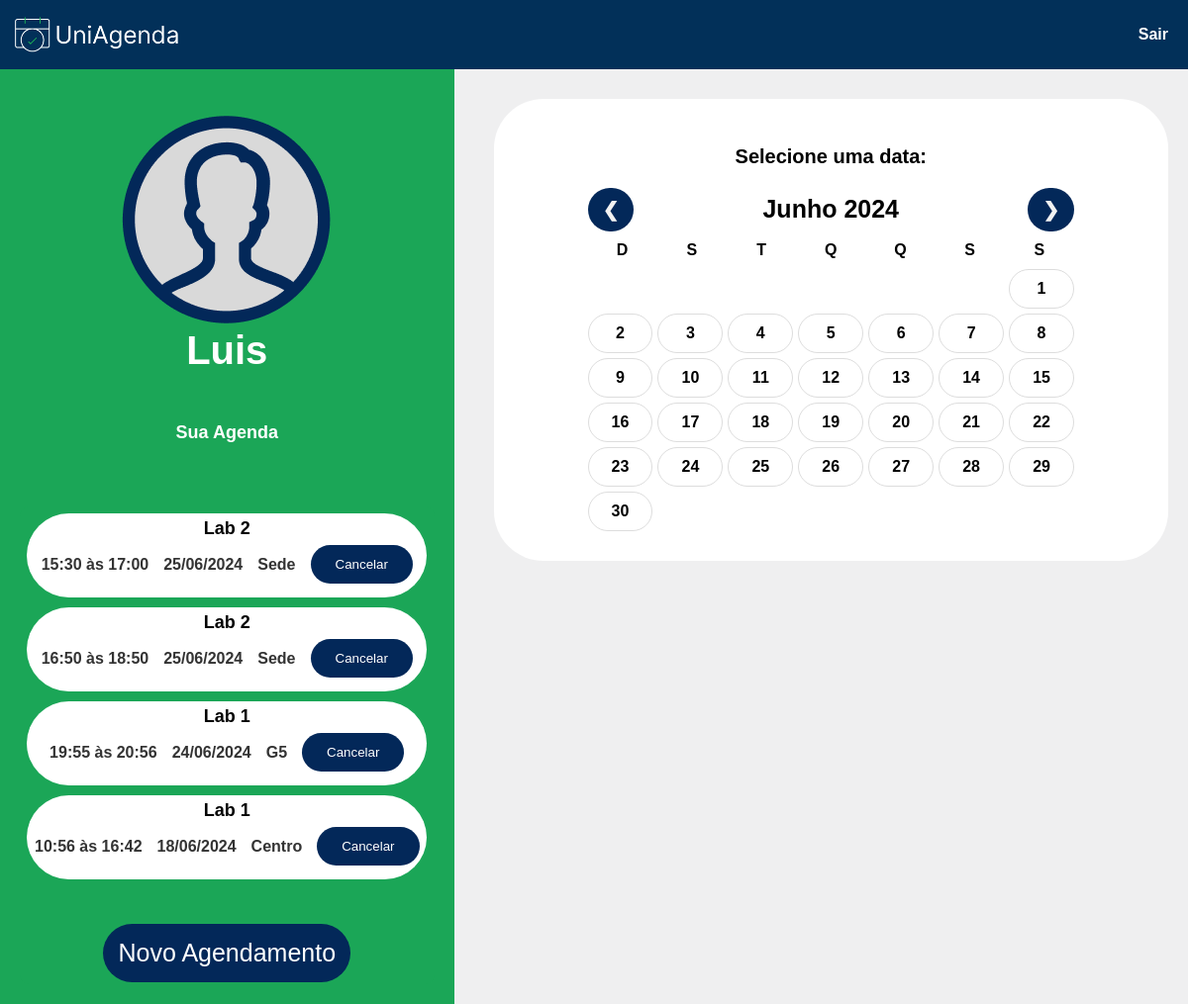
Page / (signed in) on the earlier database version.
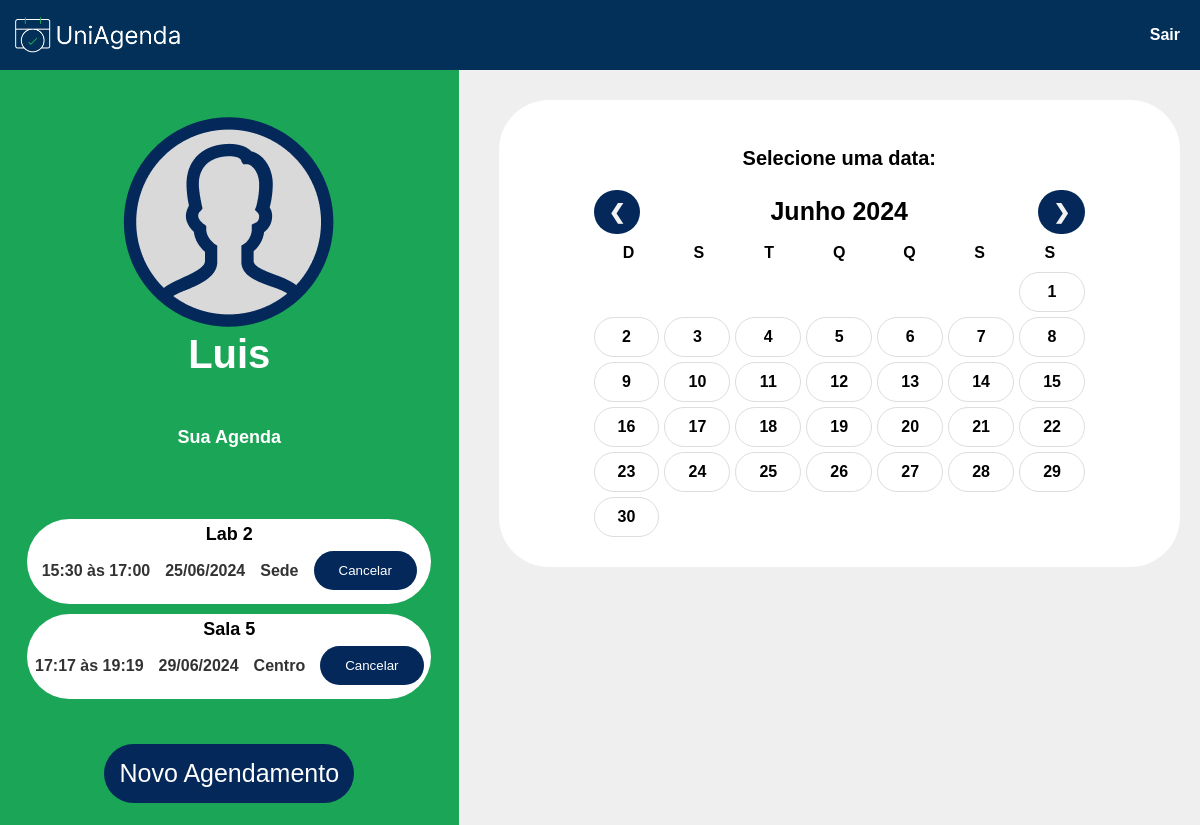
Same page on the later database version.
### UniAgendaPasta/models.py (models this page shows, shortened)
class User(db.Model):
    id = db.Column(db.Integer, primary_key=True)
    nome = db.Column(db.String(100), nullable=False)
    email = db.Column(db.String(100), nullable=False, unique=True)
    senha = db.Column(db.String(100), nullable=False)
    agendamentos = db.relationship('Agendamento', backref='autor', lazy=True)

class Agendamento(db.Model):
    id = db.Column(db.Integer, primary_key=True)
    data = db.Column(db.Date, nullable=False)
    hora_inicio = db.Column(db.DateTime, nullable=False)
    hora_fim = db.Column(db.DateTime, nullable=False)
    predio = db.Column(db.String(100), nullable=False)
    laboratorio = db.Column(db.String(100), nullable=False)
    id_usuario = db.Column(db.Integer, db.ForeignKey('user.id'), nullable=False)

### UniAgendaPasta/routes.py (the view)
@app.route('/')
def homePage():
    if 'email' in session:
        try:
            email_usuario = session['email']
            user = User.query.filter_by(email=email_usuario).first()
            if user:
                agendamentos = buscar_agendamentos_usuario(user.id)
            else:
                agendamentos = []
            return render_template('home2.html', session=user.nome, labs=labslista, predios=predioslista, agendamentos=agendamentos)
        except Exception as e:
            print(e)
            return render_template('home2.html', session=session['nome'], labs=labslista, predios=predioslista, agendamentos=[])
    else:
        return redirect('/login')

### UniAgendaPasta/routes.py (called while the page is built)
def buscar_agendamentos_usuario(usuario_id):
    try:
        agendamentos = Agendamento.query.filter_by(id_usuario=usuario_id).all()
        return agendamentos
    except Exception as e:
        print(e)
        return []

### UniAgendaPasta/templates/home2.html (shortened to what this page needs)
<!DOCTYPE html>
<html lang="pt-BR">
<head>
  <link rel="stylesheet" href="/static/css/home2.css">
</head>
<body>
  <header>
    <img style="height: 50px; padding-left: 10px;" src="/static/Group1.png" alt="logo">
    <a class="logout-btn" style="text-decoration: none;" href="/logout">Sair</a>
  </header>
  <main class="main-content" style="display: flex; justify-content: flex-start;">
    <section class="user-info">
      <div class="user-box">
        <img class="imageuser" src="/static/userfotopadrao.png" alt="fotousuario">
        <h2 class="username">{{ session.capitalize() }}</h2>
        <h4 class="agenda">Sua Agenda</h4>
      </div>
      <div class="container1">
        {% if agendamentos %}
          <div class="agendamentos">
            {% for agendamento in agendamentos %}
              <div class="agendamento">
                <h3>{{ agendamento.laboratorio }}</h3>
                <div class="details">
                  <span class="hora">{{ agendamento.hora_inicio.strftime('%H:%M às') }} {{ agendamento.hora_fim.strftime('%H:%M') }}</span>
                  <span class="date">{{ agendamento.data.strftime('%d/%m/%Y') }}</span>
                  <span class="room">{{ agendamento.predio }}</span>
                  <form id="form-{{ agendamento.id }}" method="post" action="{{ url_for('excluir_agendamento', agendamento_id=agendamento.id) }}">
                    <button type="button" class="cancel-btn" onclick="confirmarExclusao({{ agendamento.id }})">Cancelar</button>
                  </form>
                </div>
              </div>
            {% endfor %}
          </div>
        {% else %}
          <p class="agendavazia">Voce não possui nenhum agendamento.</p>
        {% endif %}
        <button type="button" class="new-appointment-btn" onclick="openAppointmentForm()">Novo Agendamento</button>
      </div>
    </section>
    <section class="calendar">
      <div class="container">
        <h2>Selecione uma data:</h2>
        <div class="calendar-nav">
          <button class="prev-month" onclick="changeMonth(-1)">&#10094;</button>
          <div class="current-month" id="currentMonth">Junho 2024</div>
          <button class="next-month" onclick="changeMonth(1)">&#10095;</button>
        </div>
        <div class="legend">
          <div>D</div>
          <div>S</div>
          <div>T</div>
          <div>Q</div>
          <div>Q</div>
          <div>S</div>
          <div>S</div>
        </div>
        <div class="calendar-grid"></div>
      </div>
      <div class="flash-messages"">
      </div>
    </section>
  </main>
</body>
</html>

### UniAgendaPasta/static/css/home2.css (style rules this page uses)
body { font-family: sans-serif; margin: 0; display: flex; flex-direction: column; height: 100vh; background-color: #efeff0; color: black; font-weight: bold; transition: 1s; }
header { background-color: #023059; color: #fff; display: flex; justify-content: space-between; width: 100%; position: absolute; top: 0; align-items: center; padding-top: 10px; padding-bottom: 10px; }
main { flex: 1; margin-top: 30px; }
.container { background-color: #fff; max-width: 1000px; margin: 0 auto; text-align: center; border-radius: 50px; margin-top: 50px; padding: 30px 95px; transition: 1s; }
.logout-btn { color: #fff; padding: 10px 20px; border: none; cursor: pointer; padding-right: 20px; }
.calendar { background-color: #efeff0; padding: 20px; flex: 2; }
h2 { font-size: 20px; margin-bottom: 20px; }
span { color: #333; }
.calendar-nav { display: flex; justify-content: space-between; align-items: center; margin-bottom: 20px; }
.prev-month, .next-month { font-weight: 900; font-size: 20px; color: #F2F2F2; background-color: #032859; border-radius: 50px; padding: 10px 15px; border: none; cursor: pointer; }
.current-month { color: black; font-size: 25px; }
.calendar-grid { display: grid; grid-template-columns: repeat(auto-fit, minmax(100px, 1fr)); gap: 10px; }
.flash-messages { position: relative; width: 100%; height: 60px; background-color: none; display: flex; align-items: center; justify-content: center; padding-bottom: 0px; }
.user-info { background-color: #1BA657; padding: 20px; flex: 1; margin-right: 20px; }
.username { font-size: 40px; margin: -50px 20px 50px 20px; color: #fff; }
.agenda { font-size: 18px; color: #fff; }
.user-box { padding: 20px; text-align: center; }
.container1 { background-color: #1BA657; max-width: 1000px; margin: 0 auto; text-align: center; border-radius: 2%; margin-top: 20px; padding: .5%; transition: 1s; }
.agendamentos { display: flex; flex-direction: column; margin-bottom: 20px; background-color: #1BA657; border: none; }
.agendamento { display: flex; align-items: center; padding: 10px; justify-content: space-between; background-color: #fff; margin-bottom: 10px; border-radius: 50px; gap: 10px; }
.agendamento h3 { font-size: 18px; margin: -80px; flex: 1; text-align: center; }
.details { display: flex; align-items: center; gap: 15px; flex: 2; justify-content: space-around; white-space: nowrap; }
.details span { flex: 1; text-align: center; white-space: nowrap; }
.room, .date { margin-right: 0; }
.cancel-btn { background-color: #032859; color: #fff; padding: 12px 25px; border: none; border-radius: 50px; cursor: pointer; flex-shrink: 0; text-align: center; }
.new-appointment-btn { background-color: #032859; color: #fff; padding: 20px 40px; border: none; cursor: pointer; margin-top: 20px; font-size: 26px; border-radius: 50px; }
@media (max-width: 1475px) { .new-appointment-btn { font-size: 25px; padding: 15px; } }
@media (max-width: 1475px) { .details span { display: flex; flex-direction: column; } }
@media (max-width: 1475px) { .cancel-btn { display: flex; margin-top: -1px; align-self: center; width: auto; text-align: center; } }
@media (max-width: 1475px) { .agendamento h3 { display: block; margin-bottom: -30px; } }
@media (max-width: 1475px) { .agendamento { padding-top: 85px; padding-bottom: 0px; margin: 5px; display: flex; flex-direction: column; justify-content: center; align-items: center; overflow-wrap: break-word; } }

### UniAgendaPasta/templates/home2.html (style rules this page uses)
.calendar-nav { display: flex; justify-content: space-between; align-items: center; margin-bottom: 10px; }
.calendar-grid { display: grid; grid-template-columns: repeat(7, 1fr); gap: 5px; }
.legend { display: grid; grid-template-columns: repeat(7, 1fr); text-align: center; font-weight: bold; margin-bottom: 10px; }

Differences in the rows shown:
removed Agendamento: laboratorio "Lab 1", hora_inicio "19:55 às", hora_fim "20:56", data "24/06/2024", predio "G5"
removed Agendamento: laboratorio "Lab 1", hora_inicio "10:56 às", hora_fim "16:42", data "18/06/2024", predio "Centro"
changed Agendamento: laboratorio "Lab 2" → "Sala 5"; hora_inicio "16:50 às" → "17:17 às"; hora_fim "18:50" → "19:19"; data "25/06/2024" → "29/06/2024"; predio "Sede" → "Centro"
